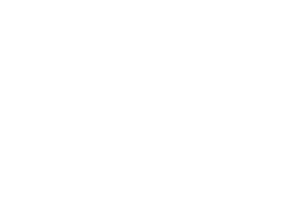
Frame 1 (no input)
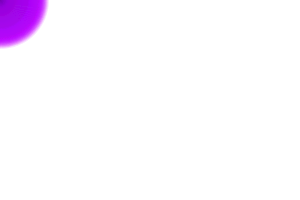
Frame 60 (no input)
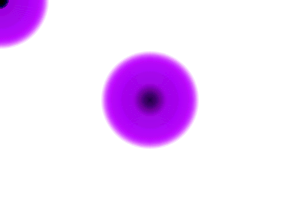
Frame 120 (the mouse pressed at the canvas centre since frame 60)

The p5.js sketch that drew these frames (run headless with seeded random() and noise() and a simulated clock; from frame 60 on, the mouse is pressed at the canvas centre):

// p5.js sketch
// ── sketch.js
var length = 0;
var posX = [];
var posY = [];

function setup() {
  createCanvas(300, 200);
  background(255);
  smooth();
  
  rectMode(CENTER);
  stroke(128);
  //rect(35, 35, 50, 50);
}

function draw() {

  //arc(mouseX, mouseY, mouseX*1.25, mouseY*1.25, 0, PI);
  noStroke();
  if (posX.length > 50) {
    posX = [];
  }
  
   if (posY.length > 50) {
    posY = [];
  }
  posX.push(pmouseX);
  posY.push(pmouseY);
  
  for (var i = 0; i < 50; i++) {
    fill(i*4, 0, i*6, i*0.3);
    ellipse(posX[i], posY[i], 2*i, 2*i);
  }
}
